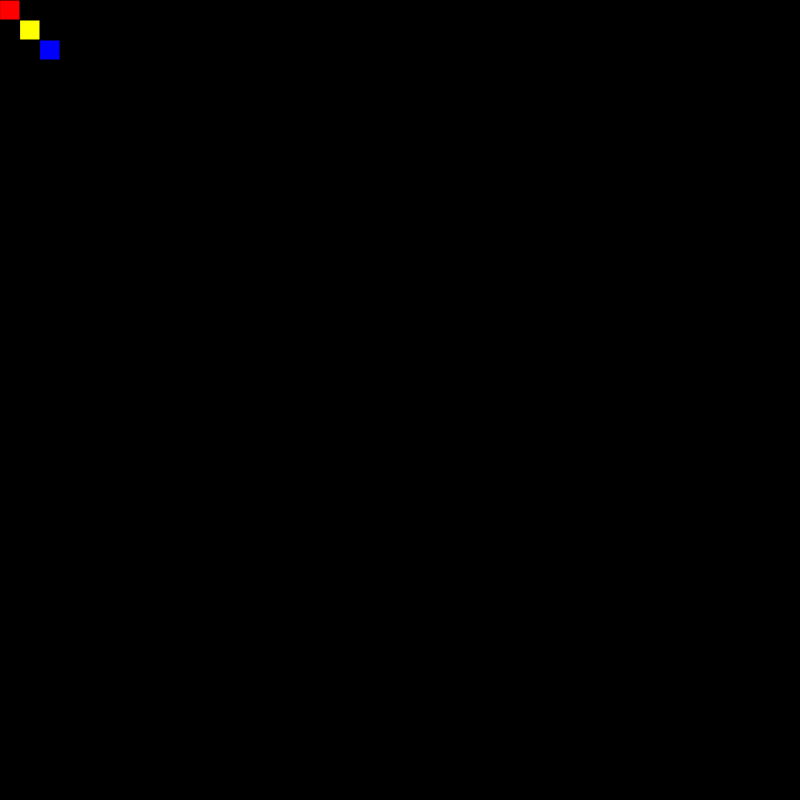
Frame 1 (no input)
Frame 60 (no input): identical to frame 1, image omitted
Frame 120 (the mouse pressed at the canvas centre since frame 60): identical to frame 1, image omitted

The p5.js sketch that drew this single still picture (run headless with seeded random() and noise() and a simulated clock; from frame 60 on, the mouse is pressed at the canvas centre):

// p5.js sketch
// ── sketch.js


function setup() {
  createCanvas(800,800);
}

function draw() {
  background (0);
  for (var i = 0; i <3; i++) {
    if(i==0){
      fill(255,0,0);
    }else if (i==1){
      fill(255,255,0);
    }else{
      fill(0,0,255);
    }
    rect(i*20,i*20,20,20);
  }
}
